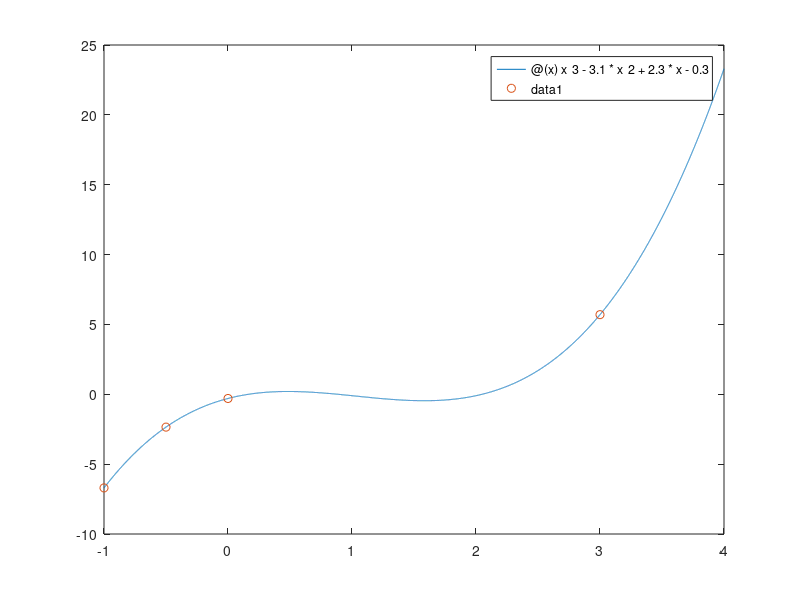

MATLAB code for this plot: (Note: this script raises an error after producing the figure.)
format long

%Ex.1
%a)
p3 = @(x) x^3 - 3.1 * x^2 + 2.3 * x - 0.3;
yp3 = [p3(-0.5), p3(-1), p3(0), p3(3)];

%b)
fplot(p3,[-1,4]);
hold on, plot([-0.5, -1, 0, 3],[-2.35, -6.7, -0.3, 5.7], 'o');

%Ex.2
%a)
x2 = [-0.5, -1, 0, 3];
V2 = vander(x2);

det(V2);
prod = 1;

for i = 1:4
    for j = i + 1:4
        prod = prod * (x2(i) - x2(j));
    end
end

%b)
y2 = [-2.35, -6.7, -0.3, 5.7];

z2 = V2/y2;

%Ex.4 
%a) functions/polLagrange.m

%c)
n = 1;
x4 = rand(1, n);
y4 = rand(1, n);
m = 3;
z4 = rand(1, m);

valpol = polLagrange(x4,y4,z4);

%Ex.7
%a) functions/tabDifDiv.m

%b)
x7 = [0, 0.2, 0.4, 0.5, 0.6];
y7 = cos(x7);

ex7 = tabDifDiv (x7, y7);

%Ex.8
%a)
f8 = @(x) sin(x);
x8 = [0.2, 0.4, 0.5, 0.55, 0.6, 0.63 , 0.67];
y8 = f8(x8);

tab8 = tabDifDiv(x8,y8);

%b)
r8 = polDifDiv(x8, y8, sin(0.32));

%Ex.9 - functions/polDifDiv.m

%Ex.10
%a)
f10 = @(x) exp(x);
x10 = [-1.5, 0, 1, 1.6, 2.1];
y10 = f10(x10);
z10 = [-2, 0.1, 1.65, 2.3, 4];

p104 = polDifDiv(x10, y10, z10);

%b)
fplot(f10, [-2,4]);
hold on, plot(p104, '+');

%Ex.11
%a)
x11 = [0.2, 0.25, 0.4, 0.55, 0.6, 0.7];
y11 = [0.3624, 0.3153, 0.1700, 0.0208, -0,0292, -0.1288];

tab11 = tabDifDiv(x11, y11);

%b)
p11 = polDifDiv(x11, y11, 0.3);

%c)
plot(p11, '.');
plot(x11, y11, '|');





 





